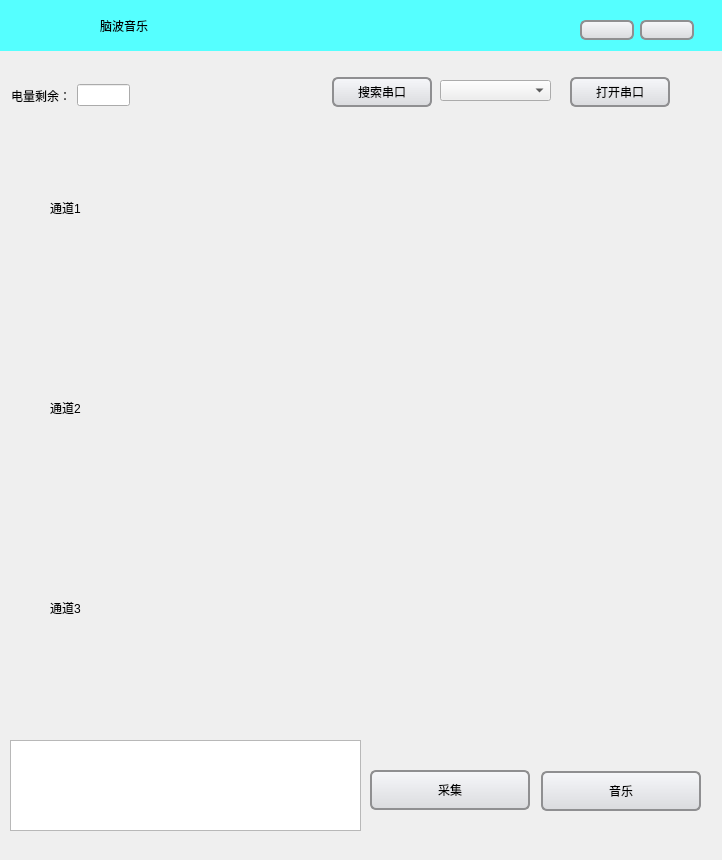
<?xml version="1.0" encoding="UTF-8"?>
<ui version="4.0">
 <class>MainWindow</class>
 <widget class="QMainWindow" name="MainWindow">
  <property name="geometry">
   <rect>
    <x>0</x>
    <y>0</y>
    <width>722</width>
    <height>860</height>
   </rect>
  </property>
  <property name="windowTitle">
   <string>MainWindow</string>
  </property>
  <widget class="QWidget" name="centralWidget">
   <widget class="QChartView" name="widget_ch3" native="true">
    <property name="geometry">
     <rect>
      <x>150</x>
      <y>520</y>
      <width>450</width>
      <height>200</height>
     </rect>
    </property>
   </widget>
   <widget class="QTextEdit" name="textEdit">
    <property name="geometry">
     <rect>
      <x>10</x>
      <y>740</y>
      <width>351</width>
      <height>91</height>
     </rect>
    </property>
   </widget>
   <widget class="QWidget" name="horizontalLayoutWidget_2">
    <property name="geometry">
     <rect>
      <x>0</x>
      <y>70</y>
      <width>141</width>
      <height>51</height>
     </rect>
    </property>
    <layout class="QHBoxLayout" name="horizontalLayout_2">
     <item>
      <widget class="QLabel" name="label">
       <property name="text">
        <string>电量剩余：</string>
       </property>
      </widget>
     </item>
     <item>
      <widget class="QLineEdit" name="lineEdit"/>
     </item>
    </layout>
   </widget>
   <widget class="QChartView" name="widget_ch2" native="true">
    <property name="geometry">
     <rect>
      <x>150</x>
      <y>320</y>
      <width>450</width>
      <height>200</height>
     </rect>
    </property>
   </widget>
   <widget class="QChartView" name="widget_ch1" native="true">
    <property name="geometry">
     <rect>
      <x>150</x>
      <y>120</y>
      <width>450</width>
      <height>200</height>
     </rect>
    </property>
   </widget>
   <widget class="QLabel" name="label_2">
    <property name="geometry">
     <rect>
      <x>50</x>
      <y>200</y>
      <width>72</width>
      <height>15</height>
     </rect>
    </property>
    <property name="text">
     <string>通道1</string>
    </property>
   </widget>
   <widget class="QLabel" name="label_3">
    <property name="geometry">
     <rect>
      <x>50</x>
      <y>400</y>
      <width>72</width>
      <height>15</height>
     </rect>
    </property>
    <property name="text">
     <string>通道2</string>
    </property>
   </widget>
   <widget class="QLabel" name="label_4">
    <property name="geometry">
     <rect>
      <x>50</x>
      <y>600</y>
      <width>72</width>
      <height>15</height>
     </rect>
    </property>
    <property name="text">
     <string>通道3</string>
    </property>
   </widget>
   <widget class="QWidget" name="widget" native="true">
    <property name="geometry">
     <rect>
      <x>0</x>
      <y>0</y>
      <width>801</width>
      <height>51</height>
     </rect>
    </property>
    <property name="styleSheet">
     <string notr="true">background-color: rgb(85, 255, 255);</string>
    </property>
    <widget class="QPushButton" name="minButton">
     <property name="geometry">
      <rect>
       <x>580</x>
       <y>20</y>
       <width>54</width>
       <height>20</height>
      </rect>
     </property>
     <property name="styleSheet">
      <string notr="true">QPushButton {
	border-image: url(:/prefix1/min.png);
	border: 2px solid #8f8f91;
	border-radius: 6px;
    background-color: qlineargradient(x1:0, y1:0, x2:0, y2:1, stop:0 #f6f7fa, stop:1 #dadbde);
	min-width: 50px;
}</string>
     </property>
     <property name="text">
      <string/>
     </property>
    </widget>
    <widget class="QPushButton" name="closeButton">
     <property name="geometry">
      <rect>
       <x>640</x>
       <y>20</y>
       <width>54</width>
       <height>20</height>
      </rect>
     </property>
     <property name="styleSheet">
      <string notr="true">QPushButton {
	border-image: url(:/prefix1/close.png);
	border: 2px solid #8f8f91;
	border-radius: 6px;
    background-color: qlineargradient(x1:0, y1:0, x2:0, y2:1, stop:0 #f6f7fa, stop:1 #dadbde);
	min-width: 50px;
}</string>
     </property>
     <property name="text">
      <string/>
     </property>
    </widget>
    <widget class="QLabel" name="label_5">
     <property name="geometry">
      <rect>
       <x>100</x>
       <y>10</y>
       <width>141</width>
       <height>31</height>
      </rect>
     </property>
     <property name="styleSheet">
      <string notr="true">font: 25 20pt &quot;微软雅黑 Light&quot;;</string>
     </property>
     <property name="text">
      <string>脑波音乐</string>
     </property>
    </widget>
    <widget class="QLabel" name="label_6">
     <property name="geometry">
      <rect>
       <x>20</x>
       <y>0</y>
       <width>61</width>
       <height>51</height>
      </rect>
     </property>
     <property name="styleSheet">
      <string notr="true">border-image: url(:/prefix1/music.png);</string>
     </property>
     <property name="text">
      <string/>
     </property>
    </widget>
   </widget>
   <widget class="QPushButton" name="pushButton_4">
    <property name="geometry">
     <rect>
      <x>332</x>
      <y>77</y>
      <width>100</width>
      <height>30</height>
     </rect>
    </property>
    <property name="styleSheet">
     <string notr="true">QPushButton {
	border: 2px solid #8f8f91;
	border-radius: 6px;
    background-color: qlineargradient(x1:0, y1:0, x2:0, y2:1, stop:0 #f6f7fa, stop:1 #dadbde);
	min-width: 80px;
}</string>
    </property>
    <property name="text">
     <string>搜索串口</string>
    </property>
   </widget>
   <widget class="QPushButton" name="pushButton_3">
    <property name="geometry">
     <rect>
      <x>570</x>
      <y>77</y>
      <width>100</width>
      <height>30</height>
     </rect>
    </property>
    <property name="styleSheet">
     <string notr="true">QPushButton {
	border: 2px solid #8f8f91;
	border-radius: 6px;
    background-color: qlineargradient(x1:0, y1:0, x2:0, y2:1, stop:0 #f6f7fa, stop:1 #dadbde);
	min-width: 80px;
}</string>
    </property>
    <property name="text">
     <string>打开串口</string>
    </property>
   </widget>
   <widget class="QComboBox" name="portBox">
    <property name="geometry">
     <rect>
      <x>440</x>
      <y>80</y>
      <width>111</width>
      <height>21</height>
     </rect>
    </property>
    <property name="styleSheet">
     <string notr="true">QPushButton {
	border: 2px solid #8f8f91;
	border-radius: 6px;
    background-color: qlineargradient(x1:0, y1:0, x2:0, y2:1, stop:0 #f6f7fa, stop:1 #dadbde);
	min-width: 80px;
}</string>
    </property>
   </widget>
   <widget class="QPushButton" name="pushButton_2">
    <property name="geometry">
     <rect>
      <x>541</x>
      <y>771</y>
      <width>160</width>
      <height>40</height>
     </rect>
    </property>
    <property name="styleSheet">
     <string notr="true">QPushButton {
	border: 2px solid #8f8f91;
	border-radius: 6px;
    background-color: qlineargradient(x1:0, y1:0, x2:0, y2:1, stop:0 #f6f7fa, stop:1 #dadbde);
	min-width: 80px;
}</string>
    </property>
    <property name="text">
     <string>音乐</string>
    </property>
   </widget>
   <widget class="QPushButton" name="pushButton">
    <property name="geometry">
     <rect>
      <x>370</x>
      <y>770</y>
      <width>160</width>
      <height>40</height>
     </rect>
    </property>
    <property name="styleSheet">
     <string notr="true">QPushButton {
	border: 2px solid #8f8f91;
	border-radius: 6px;
    background-color: qlineargradient(x1:0, y1:0, x2:0, y2:1, stop:0 #f6f7fa, stop:1 #dadbde);
	min-width: 80px;
}</string>
    </property>
    <property name="text">
     <string>采集</string>
    </property>
   </widget>
  </widget>
 </widget>
 <layoutdefault spacing="6" margin="11"/>
 <customwidgets>
  <customwidget>
   <class>QChartView</class>
   <extends>QWidget</extends>
   <header location="global">qchartview.h</header>
   <container>1</container>
  </customwidget>
 </customwidgets>
 <resources/>
 <connections/>
</ui>
